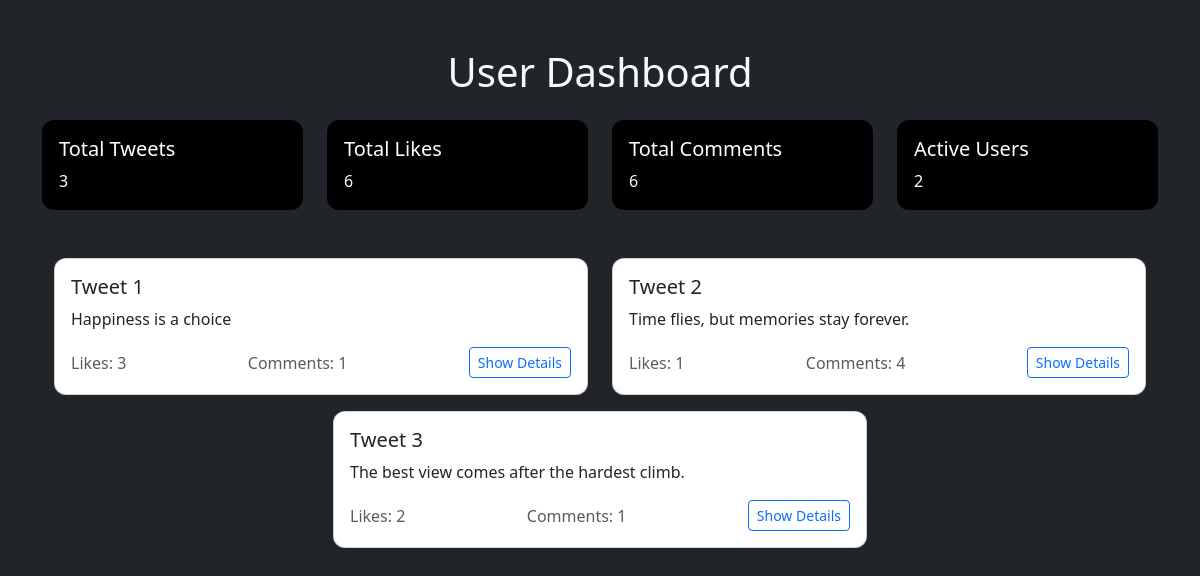
/dashboard/ (signed in), run on the app's committed database.
### App/models.py (models this page shows, shortened)
class Tweet(models.Model):
    user  = models.ForeignKey(User, on_delete=models.CASCADE,related_name="tweets")
    content  = models.CharField(max_length=50)
    created_at  = models.DateField(auto_now_add=True)

### App/views.py (the view)
# urls.py: path("dashboard/", dashboard, name="dashboard"),
def dashboard(request):
    tweets = Tweet.objects.filter(user=request.user)
    total_tweets = tweets.count()
    total_likes = 0
    total_comments = 0
    tweet_list = []
    for tweet in tweets:
        liked_by = Like.objects.filter(tweet=tweet).select_related('user')
        comments = Comments.objects.filter(tweet=tweet).select_related('user')
        total_likes += liked_by.count()
        total_comments += comments.count()
        tweet_list.append({
            "content": tweet.content,
            "likes": liked_by.count(),
            "liked_by": [{"username": like.user.username} for like in liked_by],
            "comments": comments.count(),
            "comments_details": [{"user": comment.user.username, "text": comment.content} for comment in comments],
        })
    stats = [{
        "total_tweets": total_tweets,
        "total_likes": total_likes,
        "total_comments": total_comments,
    }]
    return render(request, "dashboard.html", {"tweets": tweet_list, "stats": stats})

### templates/dashboard.html (shortened to what this page needs)
<!DOCTYPE html>
<html lang="en">
<head>
    <link href="https://cdn.jsdelivr.net/npm/bootstrap@5.3.3/dist/css/bootstrap.min.css" rel="stylesheet">
</head>
<body class="bg-dark text-light">
    <div class="container mt-5">
        <h1 class="text-center mb-4">User Dashboard</h1>
        <div class="row mb-4">
            <div class="col-md-3">
                <div class="card stat-card p-3">
                    <h5 class="card-title">Total Tweets</h5>
                    <p class="card-text">{{stats.0.total_tweets}}</p>
                </div>
            </div>
            <div class="col-md-3">
                <div class="card stat-card p-3">
                    <h5 class="card-title">Total Likes</h5>
                    <p class="card-text">{{stats.0.total_likes}}</p>
                </div>
            </div>
            <div class="col-md-3">
                <div class="card stat-card p-3">
                    <h5 class="card-title">Total Comments</h5>
                    <p class="card-text">{{stats.0.total_comments}}</p>
                </div>
            </div>
            <div class="col-md-3">
                <div class="card stat-card p-3">
                    <h5 class="card-title">Active Users</h5>
                    <p class="card-text">2</p>
                </div>
            </div>
        </div>
        <div class="container mt-5">
            <div class="row justify-content-center">
                {% for tweet in tweets %}
                <div class="col-md-6">
                    <div class="card mb-3">
                        <div class="card-body">
                            <h5 class="card-title">Tweet {{ forloop.counter }}</h5>
                            <p class="card-text">{{ tweet.content }}</p>
                            <div class="d-flex justify-content-between align-items-center">
                                <span class="text-muted">Likes: {{ tweet.likes }}</span>
                                <span class="text-muted">Comments: {{ tweet.comments }}</span>
                                <button
                                    class="btn btn-outline-primary btn-sm"
                                    type="button"
                                    data-bs-toggle="collapse"
                                    data-bs-target="#tweetDetails{{ forloop.counter }}"
                                    aria-expanded="false"
                                    aria-controls="tweetDetails{{ forloop.counter }}">
                                    Show Details
                                </button>
                            </div>
                        </div>
                    </div>
                </div>
                {% endfor %}
            </div>
        </div>
</body>
</html>

### templates/dashboard.html (style rules this page uses)
:root { --border-radius: 0.75rem; --primary-color: #000000; --secondary-color: #000000; }
body { background-color: var(--secondary-color); color: white; }
.card { border-radius: var(--border-radius); }
.stat-card { background-color: var(--primary-color); color: white; border-radius: var(--border-radius); }

### data on the page
Tweet: content "Happiness is a choice"
Tweet: content "Time flies, but memories stay forever."
Tweet: content "The best view comes after the hardest climb."

### other printed values
{{ stats.0.total_tweets }} "3"
{{ stats.0.total_likes }} "6"
{{ stats.0.total_comments }} "6"
{{ tweet.likes }} "3" "1" "2"
{{ tweet.comments }} "1" "4" "1"
